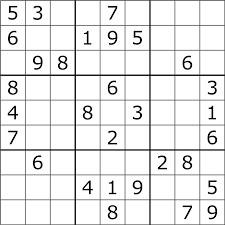
#> input picture test2.jpg, 225 x 225 px
$ python -i util.py   (imports and definitions only)
#> lines starting #> are read from the running program, lines starting #| are printed output that depends on the picture; after the words box and inside, x2 and y2 are one past the last pixel; in counts of white or black regions, pixels touching at a corner belong together
#> further down, picture is the input picture: shape (225, 225, 3); min 0, max 255, mean 233.5
import cv2
import numpy as np


def splitImageToBoxes(img):
    rows = np.vsplit(img, 9)
    boxes = []
    for r in rows:
        cols = np.hsplit(r, 9)
        for box in cols:
            boxes.append(box)
    return boxes


def preprocessImage(img):
    gray = cv2.cvtColor(img, cv2.COLOR_BGR2GRAY)
    blur = cv2.GaussianBlur(gray, (9, 9), 0)
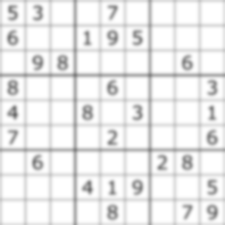
#> blur: shape (225, 225); min 113, max 255, mean 234.3
    thresh = cv2.threshold(blur, 0, 255, cv2.THRESH_BINARY + cv2.THRESH_OTSU)[1]
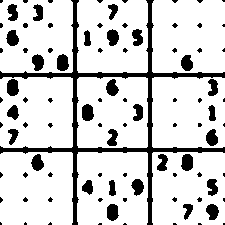
#> thresh: shape (225, 225); 82.8% white; 95 black regions (62 under 20 px), largest, box (x1, y1, x2, y2) and area: (0, 0, 225, 225) 3854, (7, 79, 19, 96) 168, (82, 104, 94, 121) 167

    return thresh


def getcoordinate(i, j):
    y = (60*i)+40
    x = (60*j)+20
    return x, y

>>> import cv2
>>> picture = cv2.imread('test2.jpg')
>>> result = preprocessImage(picture)

$ run again, on test3.jpg
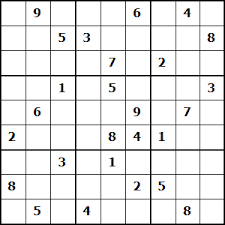
#> input picture test3.jpg, 225 x 225 px
#> picture is the input picture: shape (225, 225, 3); mean B, G, R 231.4, 231.4, 231.4
#> in preprocessImage, `blur = cv2.GaussianBlur(gray, (9, 9), 0)`:
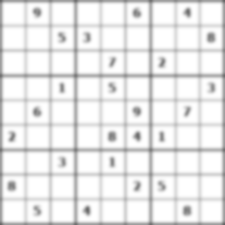
#> blur: shape (225, 225); min 100, max 255, mean 232.8
#> in preprocessImage, `thresh = cv2.threshold(blur, 0, 255, cv2.THRESH_BINARY + cv2.THRESH_OT..`:
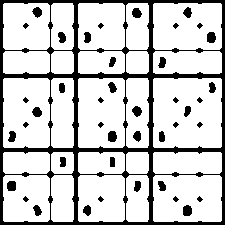
#> thresh: shape (225, 225); 80.5% white; 43 black regions, largest, box (x1, y1, x2, y2) and area: (0, 0, 225, 225) 7818, (183, 205, 192, 216) 86, (207, 32, 216, 43) 85
